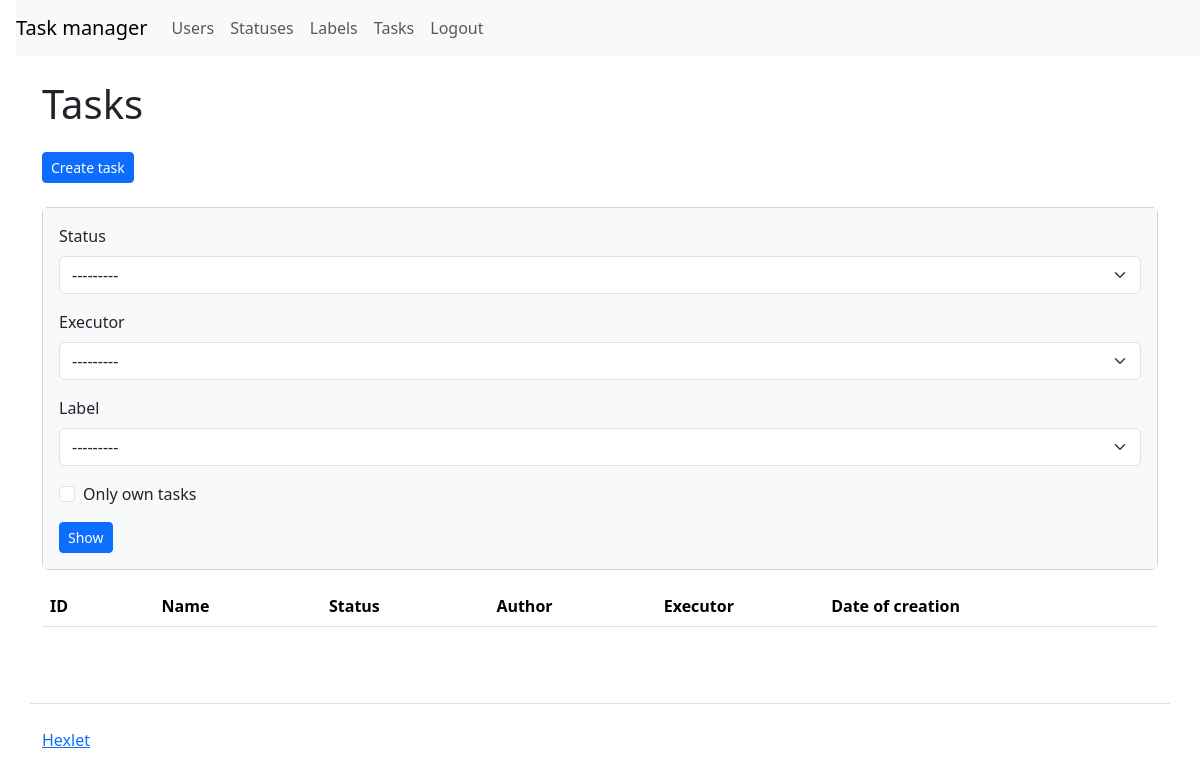
The app's page /tasks/ (signed in), older data.
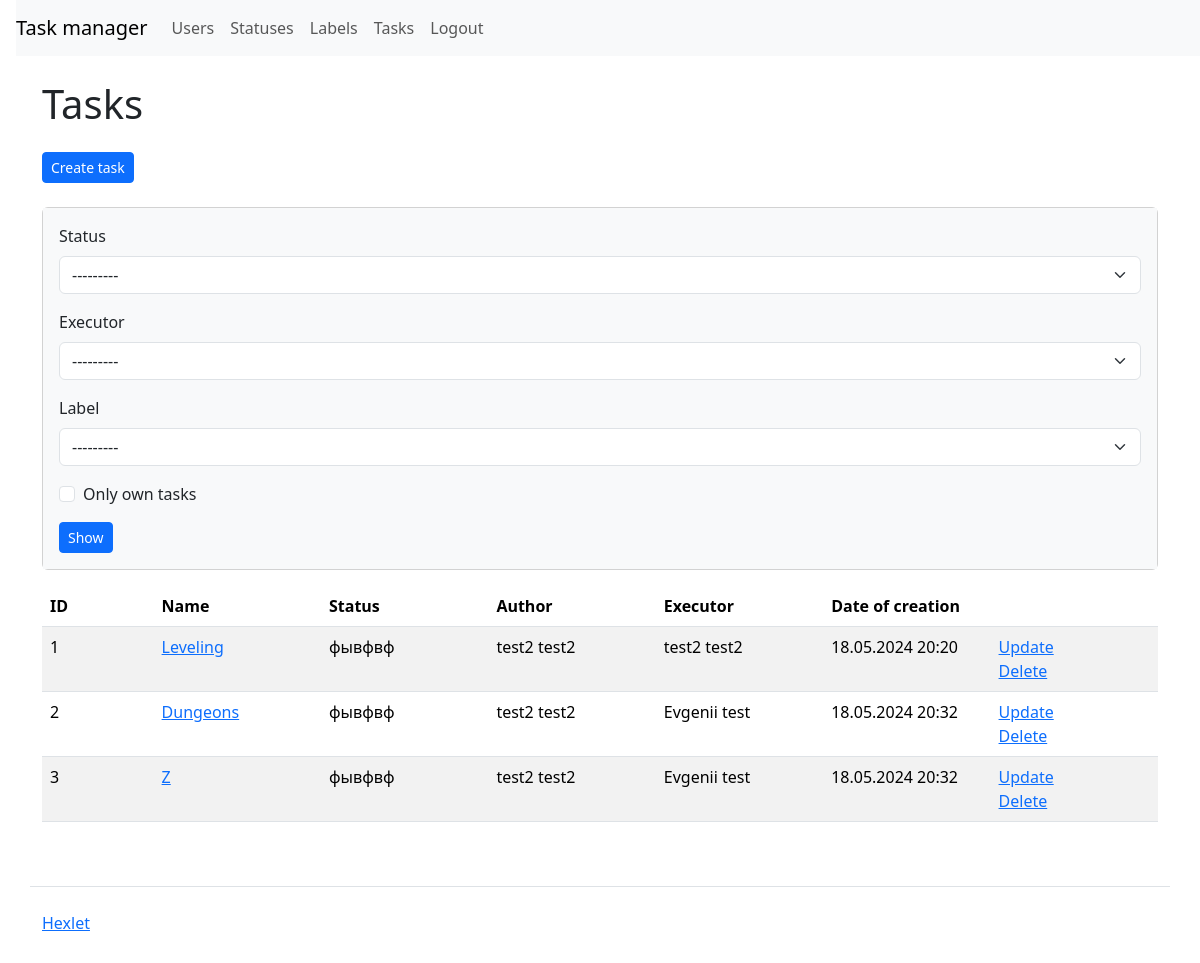
The same page, newer data.
### task_manager/apps/tasks/models.py (models this page shows, shortened)
class Task(models.Model):
    name = models.CharField(max_length=150, unique=True, verbose_name=_("Name"))
    description = models.TextField(max_length=300, verbose_name=_("Description"))
    status = models.ForeignKey(Status, on_delete=models.PROTECT, related_name="statuses", verbose_name=_("Status"))
    executor = models.ForeignKey(
        User,
        on_delete=models.PROTECT,
        related_name="executor",
        verbose_name=_("Executor"),
    )
    labels = models.ManyToManyField(Label, blank=True, related_name="labels", verbose_name=_("Labels"))
    author = models.ForeignKey(
        User,
        on_delete=models.PROTECT,
        related_name="author",
        verbose_name=_("Author"),
    )
    created_at = models.DateTimeField(auto_now_add=True, verbose_name=_("Created at"))

### task_manager/apps/statuses/models.py (models this page shows)
class Status(models.Model):
    name = models.CharField(max_length=255, null=False, blank=False, verbose_name=_("Name"))
    created_at = models.DateTimeField(auto_now_add=True, verbose_name=_("Created at"))
    def __str__(self) -> str:
        return self.name

### task_manager/apps/users/models.py (models this page shows)
class User(AbstractUser):
    def __str__(self):
        return f"{self.first_name} {self.last_name}"

### task_manager/apps/tasks/views.py (the view)
# urls.py: path("", views.Index.as_view(), name="labels"),
class Index(CustomLoginRequiredMixin, FilterView):
    model = Task
    template_name = "tasks/tasks.html"
    context_object_name = "tasks"
    login_url = "login"
    filterset_class = TaskFilter
    context_object_name = "tasks"

### task_manager/apps/labels/models.py (called while the page is built)
    def __str__(self) -> str:
        return self.name

### task_manager/mixins.py (called while the page is built)
    def dispatch(self, request: HttpRequest, *args, **kwargs):
        if not request.user.is_authenticated:
            messages.add_message(
                request, messages.ERROR, self.permission_denied_message
            )
            return self.handle_no_permission()
        return super(CustomLoginRequiredMixin, self).dispatch(request, *args, **kwargs)

### task_manager/templates/tasks/tasks.html
{% extends 'base.html' %}
{% load i18n %}
{% load django_bootstrap5 %}
{% block content %}
<h1 class="my-4">{% translate 'Tasks' %}</h1>
<a class="btn btn-primary btn-sm" href="{% url 'create_task' %}" role="button">{% translate 'Create task' %}</a>
<br>
<br>
<div class="card mb-3">
    <div class="card-body bg-light">
        <form class="form-inline center" method="get">
            {% bootstrap_form filter.form %}
            <button class="btn btn-primary btn-sm" type="submit">{% translate 'Show' %}</button>
        </form>
    </div>
</div>
<table class="table table-striped table-hover">
    <thead>
        <tr>
            <th style="width:10%">ID</th>
            <th style="width:15%">{% translate 'Name' %}</th>
            <th style="width:15%">{% translate 'Status' %}</th>
            <th style="width:15%">{% translate 'Author' %}</th>
            <th style="width:15%">{% translate 'Executor' %}</th>
            <th style="width:15%">{% translate 'Date of creation' %}</th>
            <th style="width:15%"></th>
        </tr>
    </thead>
    <tbody>
        {% if tasks %}
        {% for task in tasks %}
        <tr>
            <td>{{ task.id }}</td>
            <td><a href="{% url 'current_task' task.id %}">{{ task.name }}</a></td>
            <td>{{ task.status }}</td>
            <td>{{ task.author }}</td>
            <td>{{ task.executor }}</td>
            <td>{{ task.created_at|date:"d.m.Y H:i" }}</td>
            <td>
                <a href="{% url 'update_task' task.id %}" role="button">{% translate 'Update' %}</a>
                <br>
                <a href="{% url 'delete_task' task.id %}" role="button">{% translate 'Delete' %}</a>
            </td>
        </tr>
        {% endfor %}
        {% endif %}
    </tbody>
</table>
{% endblock %}

### task_manager/templates/base.html (shortened to what this page needs)
{% load i18n %}
{% get_current_language as LANGUAGE_CODE %}
<!DOCTYPE html>
<html lang="{{ LANGUAGE_CODE }}">
<head>
    {% load django_bootstrap5 %}
    {% bootstrap_css %}
</head>
<body class="d-flex flex-column min-vh-100">
    <header class="flex-shrink-0">
        {% include 'navbar.html' %}
    </header>
    <div class="container wrapper flex-grow-1">
        {% block content %}
        {% endblock %}
    </div>
    <footer>
        <div class="container my-5 pt-4 border-top">
          <a target="_blank" href="https://ru.hexlet.io">Hexlet</a>
        </div>
    </footer>
</body>
</html>

### task_manager/templates/navbar.html (shortened to what this page needs)
{% load i18n %}
<nav class="navbar navbar-expand-lg navbar-light bg-light ms-3">
  <a class="navbar-brand" href="{% url 'index' %}">{% translate "Task manager" %}</a>
  <div class="collapse navbar-collapse" id="navbarToggleExternalContent">
    <ul class="navbar-nav mr-auto">
      <li class="nav-item active">
        <a class="nav-link" href="{% url 'users' %}">{% trans 'Users' %}</a>
      </li>
      {% if user.is_authenticated %}
      <li class="nav-item">
        <a class="nav-link" href="{% url 'statuses' %}">{% trans 'Statuses' %}</a>
      </li>
      <li class="nav-item">
        <a class="nav-link" href="{% url 'labels' %}">{% trans 'Labels' %}</a>
      </li>
      <li class="nav-item">
        <a class="nav-link" href="{% url 'tasks' %}">{% trans 'Tasks' %}</a>
      </li>
      <li class="nav-item">
        <form action="{% url 'logout' %}" method="post" style="display:inline;">
          <button class="btn nav-link" type="submit">{% trans 'Logout' %}</button>
        </form>
      </li>
      {% endif %}
    </ul>
  </div>
</nav>

Row changes from the older to the newer data that the page shows:
added Task: id "1", name "Leveling", status "фывфвф", author "test2 test2", executor "test2 test2", created_at "18.05.2024 20:20"
added Task: id "2", name "Dungeons", status "фывфвф", author "test2 test2", executor "Evgenii test", created_at "18.05.2024 20:32"
added Task: id "3", name "Z", status "фывфвф", author "test2 test2", executor "Evgenii test", created_at "18.05.2024 20:32"
